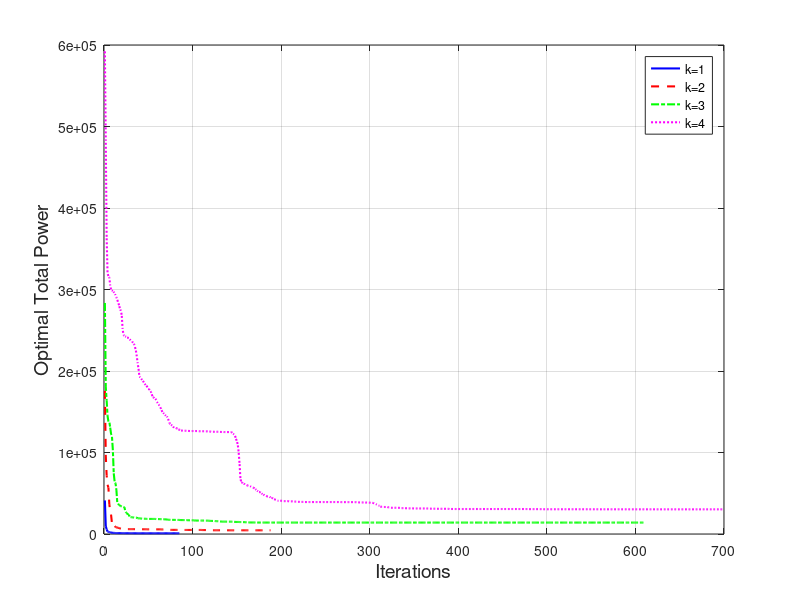

Write the MATLAB code that produced this figure.
clc; clear;

% 设置图形显示参数
set(0, 'DefaultAxesFontSize', 10);
set(0, 'DefaultTextFontSize', 12);

time = [21.657409, 134.45592, 102.82306, 92.32139];

% 加载第一个文件，并将record变量重命名为record1
data1 = load('PSO1_record.mat');
record1 = data1.record;  % 如果原程序保存的是record，则这里用data1.record

data2 = load('PSO2_record.mat');
record2 = data2.record;

data3 = load('PSO3_record.mat');
record3 = data3.record;

data4 = load('PSO4_record.mat');
record4 = data4.record;

% % 找到最大长度，用于统一x轴
% max_len = max([length(record1), length(record2), length(record3), length(record4)]);
% 
% % 创建图形
% figure('Position', [100, 100, 1200, 800]);
% 
% % (a) k=1 
% subplot(2, 2, 1);
% plot(record1, 'b-', 'LineWidth', 2);
% xlabel('Iterations', 'FontSize', 16);
% ylabel('Optimal Total Power', 'FontSize', 16);
% title('(a) k=1', 'FontSize', 16, 'FontWeight', 'bold');
% grid on;
% 
% % 添加收敛值标注
% final_value1 = record1(end);
% text(length(record1)*0.45, max(record1)*0.8, sprintf('Final Power: %.2e', final_value1), ...
%     'FontSize', 16, 'BackgroundColor', 'white');
% text(length(record1)*0.45, max(record1)*0.65, sprintf('runtime: %.2f S', time(1)), ...
%     'FontSize', 16, 'BackgroundColor', 'white');
% 
% % (b) k=2 
% subplot(2, 2, 2);
% plot(record2, 'r-', 'LineWidth', 2);
% xlabel('Iterations', 'FontSize', 16);
% ylabel('Optimal Total Power', 'FontSize', 16);
% title('(b) k=2', 'FontSize', 16, 'FontWeight', 'bold');
% grid on;
% 
% % 添加收敛值标注
% final_value2 = record2(end);
% text(length(record2)*0.45, max(record2)*0.8, sprintf('Final Power: %.2e', final_value2), ...
%     'FontSize', 16, 'BackgroundColor', 'white');
% text(length(record2)*0.45, max(record2)*0.65, sprintf('runtime: %.2f S', time(2)), ...
%     'FontSize', 16, 'BackgroundColor', 'white');
% 
% % (c) k=3 
% subplot(2, 2, 3);
% plot(record3, 'g-', 'LineWidth', 2);
% xlabel('Iterations', 'FontSize', 16);
% ylabel('Optimal Total Power', 'FontSize', 16);
% title('(c) k=3', 'FontSize', 16, 'FontWeight', 'bold');
% grid on;
% 
% % 添加收敛值标注
% final_value3 = record3(end);
% text(length(record3)*0.45, max(record3)*0.8, sprintf('Final Power: %.2e', final_value3), ...
%     'FontSize', 16, 'BackgroundColor', 'white');
% text(length(record3)*0.45, max(record3)*0.65, sprintf('runtime: %.2f S', time(3)), ...
%     'FontSize', 16, 'BackgroundColor', 'white');
% 
% % (d) k=4 
% subplot(2, 2, 4);
% plot(record4, 'm-', 'LineWidth', 2);
% xlabel('Iterations', 'FontSize', 16);
% ylabel('Optimal Total Power', 'FontSize', 16);
% title('(d) k=4', 'FontSize', 16, 'FontWeight', 'bold');
% grid on;
% 
% % 添加收敛值标注
% final_value4 = record4(end);
% text(length(record4)*0.45, max(record4)*0.8, sprintf('Final Power: %.2e', final_value4), ...
%     'FontSize', 16, 'BackgroundColor', 'white');
% text(length(record4)*0.45, max(record4)*0.65, sprintf('runtime: %.2f S', time(4)), ...
%     'FontSize', 16, 'BackgroundColor', 'white');
% 
% % 添加总标题
% % sgtitle('遗传算法在不同融合规则下的优化性能对比', 'FontSize', 14, 'FontWeight', 'bold');
% 
% % 调整子图间距
% h = gcf;
% set(h, 'PaperPositionMode', 'auto');
% 
% % 保存图形
% print('PSO1234.jpg', '-dpng', '-r300');
% fprintf('图形已保存为 PSO1234.jpg\n');


figure;
plot(1:length(record1), record1, 'b-', 'LineWidth', 1.5, 'DisplayName', 'k=1');
hold on;
plot(1:length(record2), record2, 'r--', 'LineWidth', 1.5, 'DisplayName', 'k=2');
plot(1:length(record3), record3, 'g-.', 'LineWidth', 1.5, 'DisplayName', 'k=3');
plot(1:length(record4), record4, 'm:', 'LineWidth', 1.5, 'DisplayName', 'k=4');
hold off;

% xlim([0, 2500]);

xlabel('Iterations', 'FontSize', 14);
ylabel('Optimal Total Power', 'FontSize', 14);
% text(length(record4)*0.3, max(record4)*0.8, sprintf('Final Power: %.2e', final_value4), ...
%     'FontSize', 12, 'BackgroundColor', 'white');
% text(length(record4)*0.3, max(record4)*0.7, sprintf('runtime: %.2f S', time(4)), ...
%     'FontSize', 12, 'BackgroundColor', 'white');
legend('show');
grid on;
print('PSO1234.jpg', '-dpng', '-r300');
fprintf('图形已保存为 PSO1234.jpg\n');
